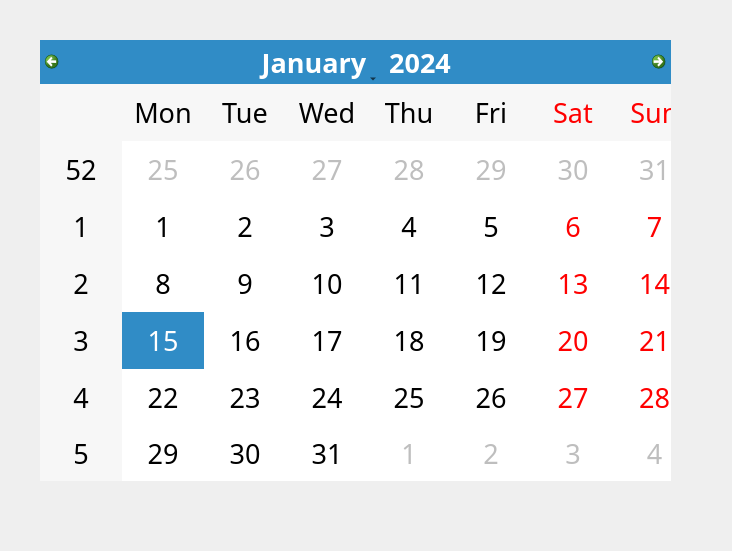
<?xml version="1.0" encoding="UTF-8"?>
<ui version="4.0">
 <class>Form</class>
 <widget class="QWidget" name="Form">
  <property name="geometry">
   <rect>
    <x>0</x>
    <y>0</y>
    <width>732</width>
    <height>551</height>
   </rect>
  </property>
  <property name="windowTitle">
   <string>Form</string>
  </property>
  <widget class="QCalendarWidget" name="calendarWidget">
   <property name="geometry">
    <rect>
     <x>40</x>
     <y>40</y>
     <width>631</width>
     <height>441</height>
    </rect>
   </property>
   <property name="font">
    <font>
     <family>MV Boli</family>
     <pointsize>20</pointsize>
    </font>
   </property>
  </widget>
 </widget>
 <resources/>
 <connections/>
</ui>
